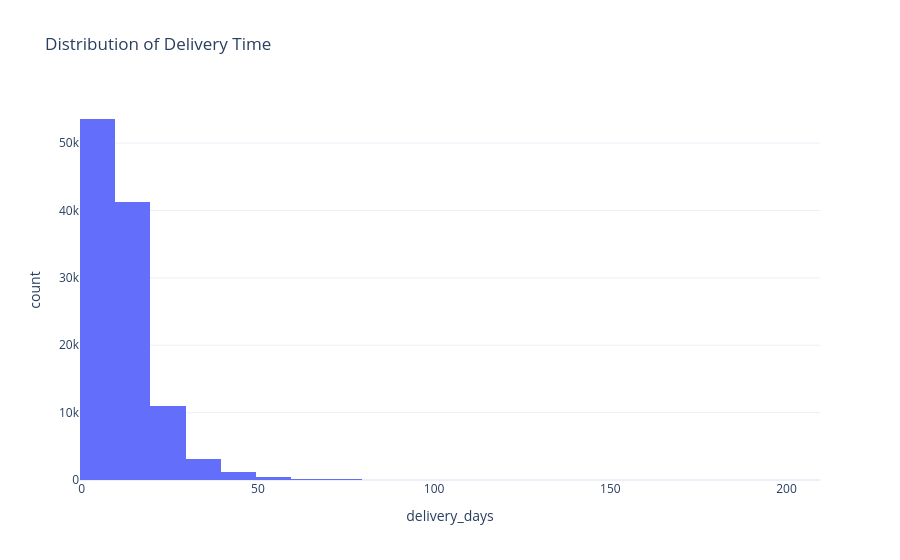

Notebook code cell kept with this figure:
### Code cell
fig = px.histogram(
    delivery_df,
    x="delivery_days",
    nbins=40,
    title="Distribution of Delivery Time",
    template="plotly_white"
)
fig.show()

### Figure 1 — Plotly figure (JSON) as saved in the notebook; plotly's stock layout.template omitted (floating-point values rounded to 4 significant figures; data arrays with more than 128 entries replaced by an {"elided": "..."} marker saying what was removed)
{"data": [{"bingroup": "x", "hovertemplate": "delivery_days=%{x}<br>count=%{y}<extra></extra>", "legendgroup": "", "marker": {"color": "#636efa", "pattern": {"shape": ""}}, "name": "", "nbinsx": 40, "orientation": "v", "showlegend": false, "type": "histogram", "x": {"elided": "110840 float values"}, "xaxis": "x", "yaxis": "y"}], "layout": {"barmode": "relative", "legend": {"tracegroupgap": 0}, "title": {"text": "Distribution of Delivery Time"}, "xaxis": {"anchor": "y", "domain": [0, 1], "title": {"text": "delivery_days"}}, "yaxis": {"anchor": "x", "domain": [0, 1], "title": {"text": "count"}}}}
